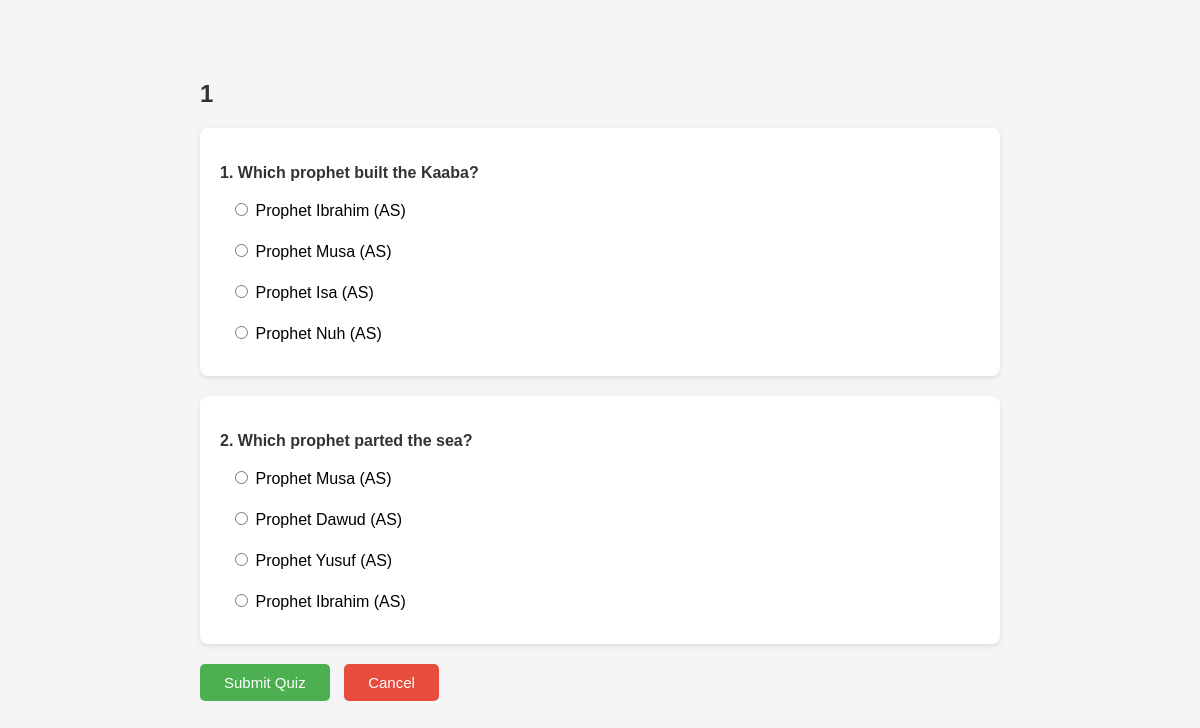
The app's page /take_quiz/1 with its own data.
### tables this page shows
CREATE TABLE Quiz (
    quiz_ID INTEGER PRIMARY KEY AUTOINCREMENT,
    lesson_ID INTEGER,
    title VARCHAR(250) NOT NULL,
    FOREIGN KEY (lesson_ID) REFERENCES Lessons(lesson_ID) ON DELETE CASCADE
);

CREATE TABLE Questions (
    question_ID  INTEGER PRIMARY KEY AUTOINCREMENT,
    quiz_ID INTEGER,
    question_text TEXT NOT NULL,
    FOREIGN KEY (quiz_ID) REFERENCES Quiz(quiz_ID) ON DELETE CASCADE
);

CREATE TABLE Choices (
    choice_ID INTEGER PRIMARY KEY AUTOINCREMENT,
    question_ID INTEGER,
    choice_text VARCHAR(250) NOT NULL,
    is_correct INTEGER DEFAULT 0,
    FOREIGN KEY (question_ID) REFERENCES Questions(question_ID) ON DELETE CASCADE
);

### app.py (the view)
@app.route('/take_quiz/<int:quiz_ID>')
def take_quiz(quiz_ID):
    conn = get_db()
    cursor = conn.cursor()
    cursor.execute("SELECT * FROM Quiz WHERE quiz_ID=?", (quiz_ID,))
    quiz = cursor.fetchone()
    if not quiz:
        return "quiz not found"
    cursor.execute("SELECT * FROM Questions WHERE quiz_ID=?", (quiz_ID,))
    questions = cursor.fetchall()
    quiz_data = []
    for q in questions:
        cursor.execute("SELECT * FROM Choices WHERE question_ID=?", (q[0],))
        choices = cursor.fetchall()
        quiz_data.append((q, choices))
    conn.close()
    return render_template('take_quiz.html', quiz=quiz, quiz_data=quiz_data)

### app.py (called while the page is built)
def get_db():
    conn = sqlite3.connect(DB_NAME)
    conn.execute("PRAGMA foreign_keys = ON")  #this enforces FK constraints
    return conn

### templates/take_quiz.html (shortened to what this page needs)
<!DOCTYPE html>
<html>
<head>
</head>
<body>
<h2>{{ quiz[1] }}</h2>
<form method="POST" action="/submit_quiz/{{ quiz[0] }}">
    {% for q, answers in quiz_data %}
    <div class="question-box">
        <p>{{ loop.index }}. {{ q[2] }}</p>
        {% for a in answers %}
        <label>
            <input type="radio" name="question_{{ q[0] }}" value="{{ a[0] }}">
            {{ a[2] }}
        </label>
        {% endfor %}
    </div>
    {% endfor %}
    <button class="btn-submit" type="submit">Submit Quiz</button>
    <a class="btn-cancel" href="/lessons">Cancel</a>
</form>
</body>
</html>

### templates/take_quiz.html (style rules this page uses)
body { font-family: Arial, sans-serif; max-width: 800px; margin: 40px auto; background-color: #f5f5f5; padding: 20px; }
h2 { color: #333; }
.question-box { background: white; border-radius: 8px; padding: 20px; margin-bottom: 20px; box-shadow: 0 2px 5px rgba(0,0,0,0.1); }
.question-box p { font-weight: bold; margin-bottom: 10px; color: #333; }
.question-box label { display: block; padding: 8px 10px; margin: 5px 0; border-radius: 4px; cursor: pointer; }
.btn-submit { padding: 10px 24px; background-color: #4CAF50; color: white; border: none; border-radius: 5px; font-size: 15px; cursor: pointer; }
.btn-cancel { display: inline-block; padding: 10px 24px; background-color: #e74c3c; color: white; text-decoration: none; border-radius: 5px; font-size: 15px; margin-left: 10px; }

### records on screen
Quiz: lesson_ID "1"
Questions: question_text "Which prophet built the Kaaba?"
Choices: choice_text "Prophet Ibrahim (AS)"
Choices: choice_text "Prophet Musa (AS)"
Choices: choice_text "Prophet Isa (AS)"
Choices: choice_text "Prophet Nuh (AS)"
Questions: question_text "Which prophet parted the sea?"
Choices: choice_text "Prophet Musa (AS)"
Choices: choice_text "Prophet Dawud (AS)"
Choices: choice_text "Prophet Yusuf (AS)"
Choices: choice_text "Prophet Ibrahim (AS)"
